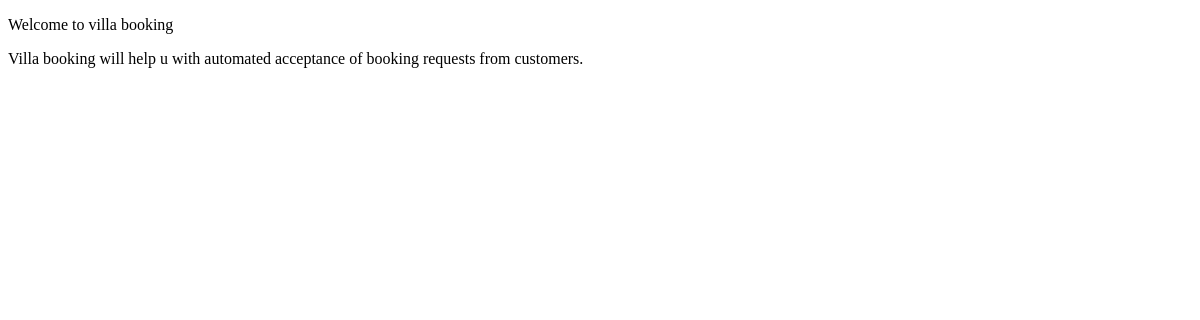
Before: / with the older database file.
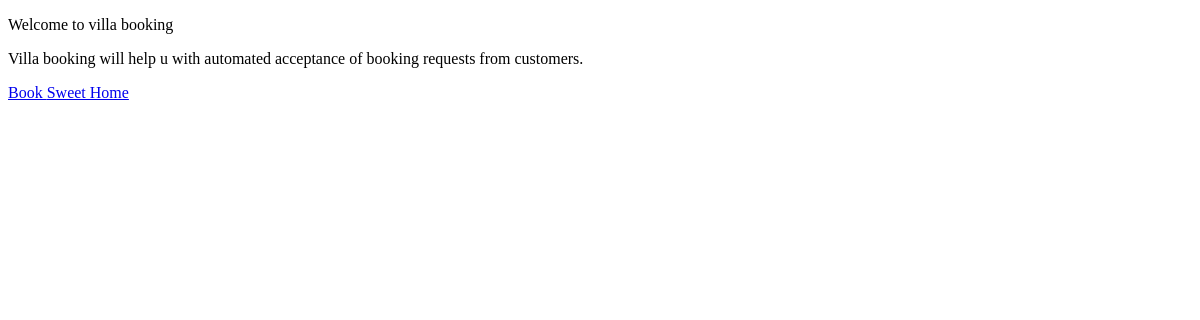
After: the same page with the newer database file.
### villa_booking_app/models.py (models this page shows, shortened)
class Villa(models.Model):
    name = models.CharField(max_length=100)
    description = models.TextField()
    capacity = models.IntegerField()
    price_per_night = models.DecimalField(max_digits=8, decimal_places = 2)

### villa_booking_app/views.py (the view)
# urls.py: path('', views.index, name="index"),
def index(request):
    villas = Villa.objects.all()
    context = {'villas': villas}
    return render(request, 'villa_booking_app/index.html', context)

### villa_booking_app/templates/villa_booking_app/index.html (shortened to what this page needs)
<!DOCTYPE html>
<html lang="en">
<head>
</head>
<body>
    <p>Welcome to villa booking</p>
    <p>Villa booking will help u with automated acceptance of booking requests from customers.</p>
    {% for villa in villas %}
    <p>
        <a href="{% url 'villa_booking_app:villa_info' villa.id %}">Book {{ villa.name }}</a>
    </p>
    {% endfor %}
</body>
</html>

Changed rows visible on the page:
added Villa: name "Sweet Home"
